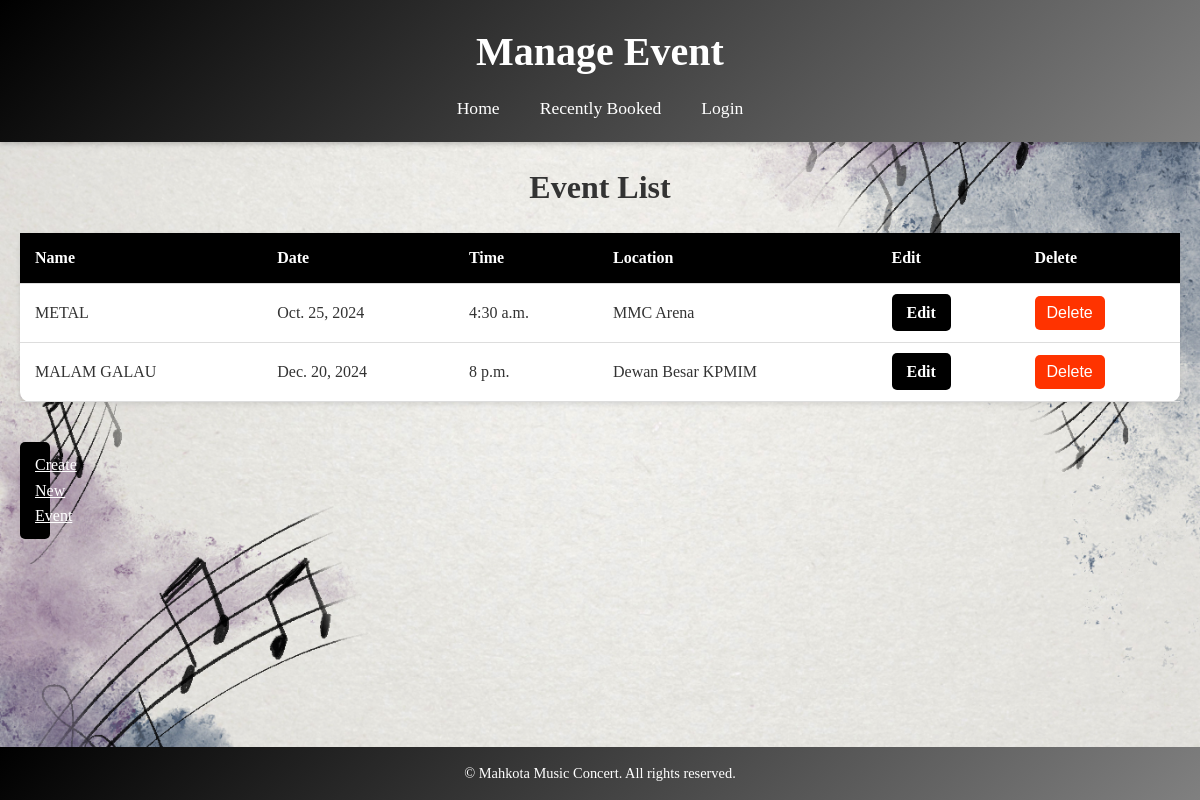
The page /manage_events/ on the database its author committed.
### concert/models.py (models this page shows, shortened)
class Event(models.Model):
    event_id = models.AutoField(primary_key=True)
    event_name = models.CharField(max_length=100)
    event_date = models.DateField()
    event_time = models.TimeField(null=True, blank=True)
    event_location = models.CharField(max_length=100, default="Unknown Location")
    event_description = models.TextField(default="No description available")
    event_poster = models.ImageField(upload_to='event_posters/', blank=True, null=True)

### concert/views.py (the view)
# urls.py: path('manage_events/', views.manage_events, name='manage_events'),
def manage_events(request):
    events = Event.objects.all()  # Retrieve all events
    return render(request, 'manage_events.html', {'events': events})

### concert/templates/manage_events.html (shortened to what this page needs)
<!DOCTYPE html>
<html lang="en">
<head>
    {% load static %}
    <link rel="stylesheet" href="{% static 'manages.css' %}">
</head>
<body>
    <header>
        <h1>Manage Event</h1>
        <nav>
            <ul>
                <li><a href="{% url 'home' %}">Home</a></li>
                <li><a href="{% url 'recent_books' %}">Recently Booked</a></li>
                {% if request.user.is_authenticated %}
                    <li><a href="{% url 'user_profile' %}">User Profile</a></li>
                    <li><a href="{% url 'logout' %}">Logout</a></li>
                    {% if request.user.user_type == 'Admin' %}
                        <li><a href="{% url 'create_event' %}">Create Event</a></li>
                        <li><a href="{% url 'manage_events' %}">Manage Events</a></li>
                    {% endif %}
                {% else %}
                    <li><a href="{% url 'login' %}">Login</a></li>
                {% endif %}
            </ul>
        </nav>
    </header>
    <h1>Event List</h1>
    <table>
        <thead>
            <tr>
                <th>Name</th>
                <th>Date</th>
                <th>Time</th>
                <th>Location</th>
                <th>Edit</th>
                <th>Delete</th>
            </tr>
        </thead>
        <tbody>
            {% for event in events %}
                <tr>
                    <td>{{ event.event_name }}</td>
                    <td>{{ event.event_date }}</td>
                    <td>{{ event.event_time }}</td>
                    <td>{{ event.event_location }}</td>
                    <td><a href="{% url 'edit_event' event.event_id %}" class="edit-event">Edit</a></td>
                    <td>
                        <form method="POST" action="{% url 'delete_event' event.event_id %}">
                            <button type="submit" onclick="return confirm('Are you sure you want to delete this event?');">Delete</button>
                        </form>
                    </td>
                </tr>
            {% empty %}
                <tr>
                    <td colspan="5">No events found.</td>
                </tr>
            {% endfor %}
        </tbody>
    </table>
    <a href="{% url 'create_event' %}" class="create-event">Create New Event</a>
    <footer>
        <p>&copy; Mahkota Music Concert. All rights reserved.</p>
    </footer>
</body>
</html>

### concert/static/manages.css (style rules this page uses)
* { margin: 0; padding: 0; box-sizing: border-box; }
body { font-family: Cambria, Cochin, Georgia, Times, 'Times New Roman', serif; line-height: 1.6; background-color: #f4f4f4; color: #333; margin: 0; padding: 20px; min-height: 100vh; display: flex; flex-direction: column; }
header { background: linear-gradient(135deg, Black, gray); color: white; padding: 20px 0; text-align: center; box-shadow: 0 2px 5px rgba(0, 0, 0, 0.2); width: 100vw; margin-left: calc(-50vw + 50%); position: relative; top: -20px; margin-right: -50vw; }
header h1 { margin: 0; font-size: 2.5rem; }
nav ul { list-style: none; padding: 0; display: flex; justify-content: center; margin-top: 10px; }
nav ul li { margin: 0 20px; }
nav ul li a { color: white; text-decoration: none; font-size: 1.1rem; transition: color 0.3s ease; }
table { width: 100%; border-collapse: collapse; border-radius: 10px; margin: 20px 0; background-color: white; box-shadow: 0 2px 5px rgba(0, 0, 0, 0.1); min-width: 600px; }
table thead tr { background-color: black; color: white; }
table th, table td { padding: 12px 15px; text-align: left; border-bottom: 1px solid #ddd; }
table th { font-weight: bold; }
table td { vertical-align: middle; }
table td:nth-child(1), table td:nth-child(2), table td:nth-child(3), table td:nth-child(4) { font-weight: 500; }
table td:nth-child(2), table td:nth-child(3) { white-space: nowrap; }
table td a { color: white; font-weight: bold; text-decoration: none; }
button { background-color: #ff3300; color: white; border: none; border-radius: 5px; padding: 8px 12px; cursor: pointer; font-size: 1em; transition: background-color 0.3s; }
h1 { text-align: center; }
a.edit-event { background-color: black; font-size: 16px; padding: 10px 15px; border-radius: 5px; }
a.create-event { background-color: black; color: white; display: inline-block; text-align: center; padding: 10px 15px; font-size: 16px; margin-top: 20px; margin-bottom: 20px; border-radius: 5px; margin-right: 1200px; }
footer { flex-shrink: 0; text-align: center; padding: 15px; background: linear-gradient(135deg, Black, gray); color: white; width: 100%; position: fixed; bottom: 0; left: 0; }
footer p { margin: 0; font-size: 0.9rem; }
body { padding-bottom: 60px; }

### rows shown on the page
Event: event_name "METAL", event_date "Oct. 25, 2024", event_time "4:30 a.m.", event_location "MMC Arena"
Event: event_name "MALAM GALAU", event_date "Dec. 20, 2024", event_time "8 p.m.", event_location "Dewan Besar KPMIM"
